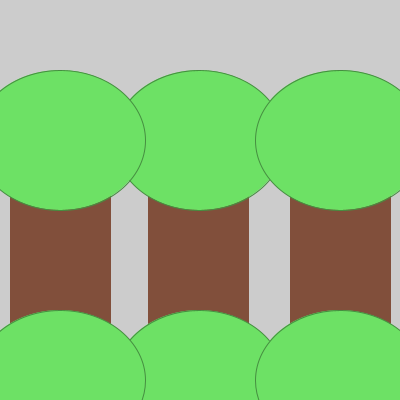
Frame 1 (no input)
Frame 60 (the mouse pressed at the canvas centre just before this capture): identical to frame 1, image omitted
Frame 120 (the mouse held since frame 60 and released just before this capture): identical to frame 1, image omitted

The Processing sketch that drew this single still picture (run headless with seeded random() and noise(); from frame 60 on, the mouse is pressed at the canvas centre):

// Processing sketch: sketch_9_10_bos
// ── sketch_9_10_bos.pde
void setup() {
size(400,400);
Methode(148,150,100,200);
Methode(290,150,100,200);
Methode(10,150,100,200);
Methode2(199,140,170,140);
Methode2(60,140,170,140);
Methode2(340,140,170,140);
Methode2(199,380,170,140);
Methode2(60,380,170,140);
Methode2(340,380,170,140);
}

void draw() {
  //background(255,255,255);
}

void Methode(int a, int b, int c, int d){
  stroke(129,79,59);
  fill(129,79,59);
  rect(a,b,c,d);
}

void Methode2(int e, int f, int g, int h){
  stroke(69,142,64);
  fill(109,225,101);
  ellipse(e,f,g,h);
}
